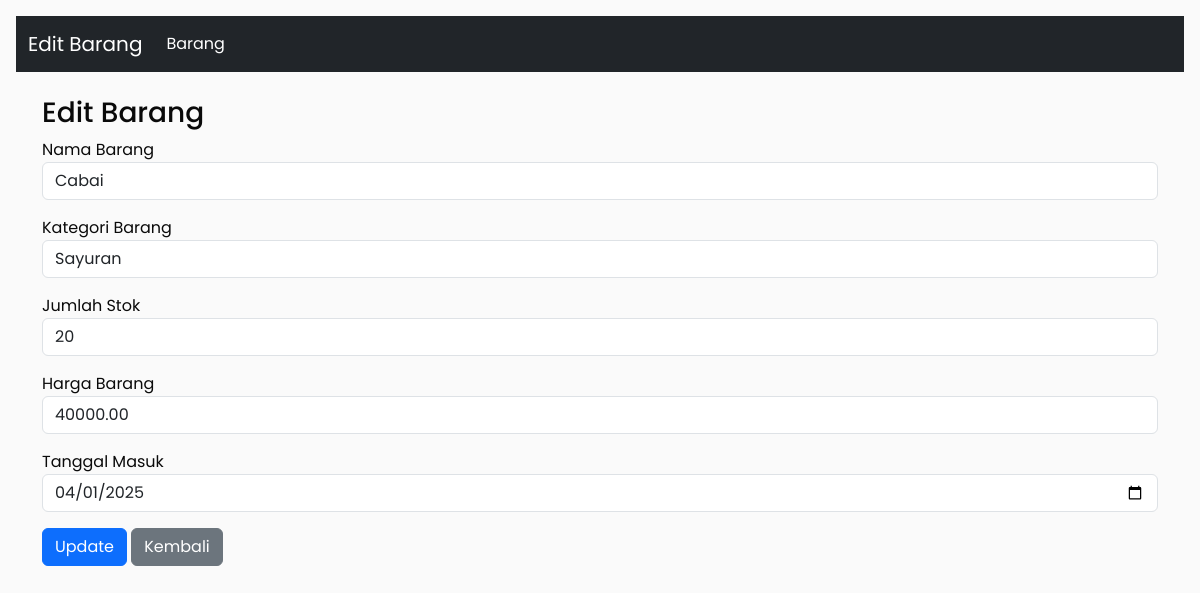
The app's page /barang/edit.php?id=1 with its own data.
### tables this page shows
CREATE TABLE `barang` (
  `id_barang` int NOT NULL,
  `nama_barang` varchar(100) NOT NULL,
  `id_kategori` int NOT NULL,
  `jumlah_stok` int NOT NULL,
  `harga_barang` decimal(10,2) NOT NULL,
  `tanggal_masuk` date NOT NULL
);

CREATE TABLE `kategori` (
  `id_kategori` int NOT NULL,
  `nama_kategori` varchar(100) NOT NULL
);

### barang/edit.php (the view, shortened to what this page needs)
<?php
include '../config/db.php';
$id = $_GET['id'];
$data = $conn->query("SELECT * FROM barang WHERE id_barang = $id")->fetch_assoc();
$kategori = $conn->query("SELECT * FROM kategori");
?>
<!DOCTYPE html>
<html lang="en">
<head>
  <link
    href="https://cdn.jsdelivr.net/npm/bootstrap@5.3.5/dist/css/bootstrap.min.css"
    rel="stylesheet"
 />
  <link rel="stylesheet" href="../css/style.css" />
</head>
<body class="p-3">
  <nav class="navbar navbar-expand-lg navbar-dark bg-dark mb-4">
    <div class="container-fluid">
      <a class="navbar-brand" href="#">Edit Barang</a>
      <div class="collapse navbar-collapse" id="navbarNav">
        <ul class="navbar-nav">
          <li class="nav-item">
            <a class="nav-link active" aria-current="page" href="index.php">Barang</a>
          </li>
        </ul>
      </div>
    </div>
  </nav>
  <div class="container">
    <h3>Edit Barang</h3>
    <form method="post">
      <div class="mb-3">
        <label for="nama_barang">Nama Barang</label>
        <input
          type="text"
          name="nama_barang"
          class="form-control"
          value="<?= $data['nama_barang'] ?>"
          required />
      </div>
      <div class="mb-3">
        <label for="kategori_barang">Kategori Barang</label>
        <select name="id_kategori" class="form-control">
          <?php while ($k = $kategori->fetch_assoc()) : ?>
            <option value="<?= $k['id_kategori'] ?>" <?= ($data['id_kategori'] == $k['id_kategori']) ? 'selected' : '' ?>>
              <?= $k['nama_kategori'] ?>
            </option>
          <?php endwhile; ?>
        </select>
      </div>
      <div class="mb-3">
        <label for="jumlah_stok">Jumlah Stok</label>
        <input
          type="number"
          name="jumlah_stok"
          value="<?= $data['jumlah_stok'] ?>"
          class="form-control"
          required />
      </div>
      <div class="mb-3">
        <label for="harga_barang">Harga Barang</label>
        <input
          type="number"
          name="harga_barang"
          class="form-control"
          value="<?= $data['harga_barang'] ?>"
          required />
      </div>
      <div class="mb-3">
        <label for="tanggal_masuk">Tanggal Masuk</label>
        <input
          type="date"
          name="tanggal_masuk"
          class="form-control"
          value="<?= $data['tanggal_masuk'] ?>"
          required />
      </div>
      <button class="btn btn-primary">Update</button>
      <a href="index.php" class="btn btn-secondary">Kembali</a>
    </form>
  </div>
</body>
</html>

### css/style.css (style rules this page uses)
body { font-family: "Poppins", sans-serif; margin: 0; padding: 0; box-sizing: border-box; background-color: #fafafa; color: #0a0a0a; }

### records on screen
barang: nama_barang "Cabai", id_kategori "Sayuran", jumlah_stok "20", harga_barang "40000.00", tanggal_masuk "04/01/2025"
